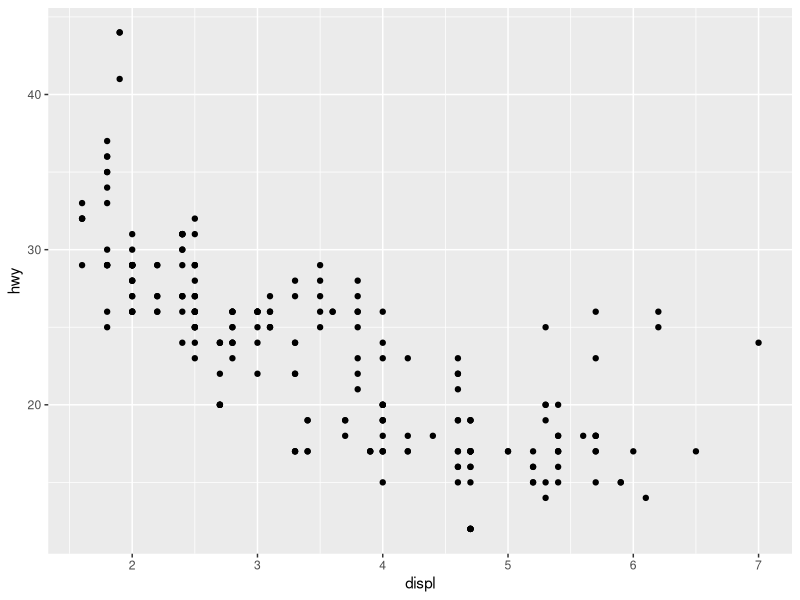
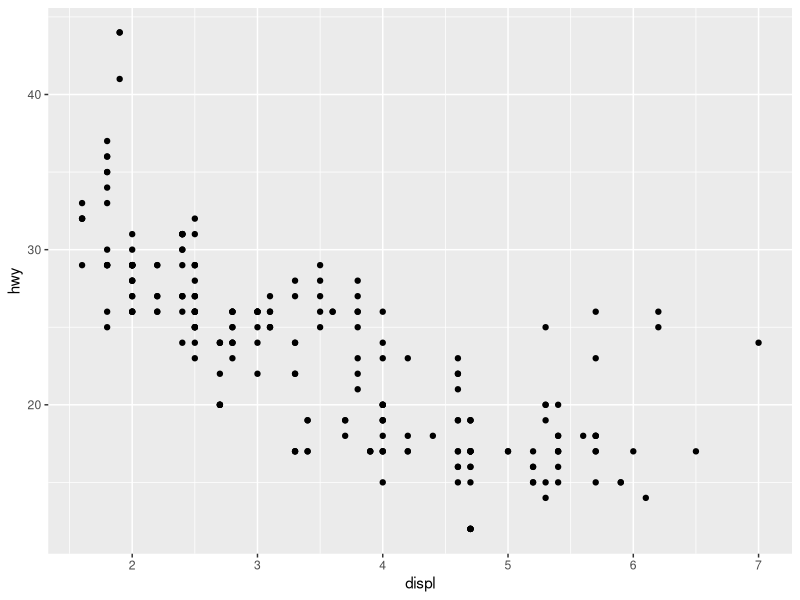
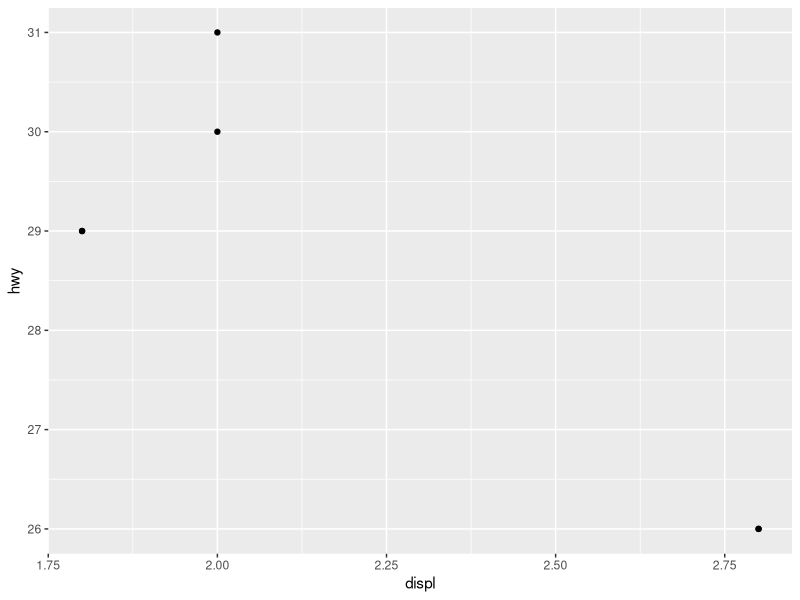

Recreate these plots in R, in order.
library(ggplot2)


### Name: layer
### Title: Create a new layer
### Aliases: layer
### Keywords: internal

### ** Examples

# geom calls are just a short cut for layer
ggplot(mpg, aes(displ, hwy)) + geom_point()
# shortcut for
ggplot(mpg, aes(displ, hwy)) +
  layer(geom = "point", stat = "identity", position = "identity",
    params = list(na.rm = FALSE)
  )

# use a function as data to plot a subset of global data
ggplot(mpg, aes(displ, hwy)) +
  layer(geom = "point", stat = "identity", position = "identity",
    data = head, params = list(na.rm = FALSE)
  )
